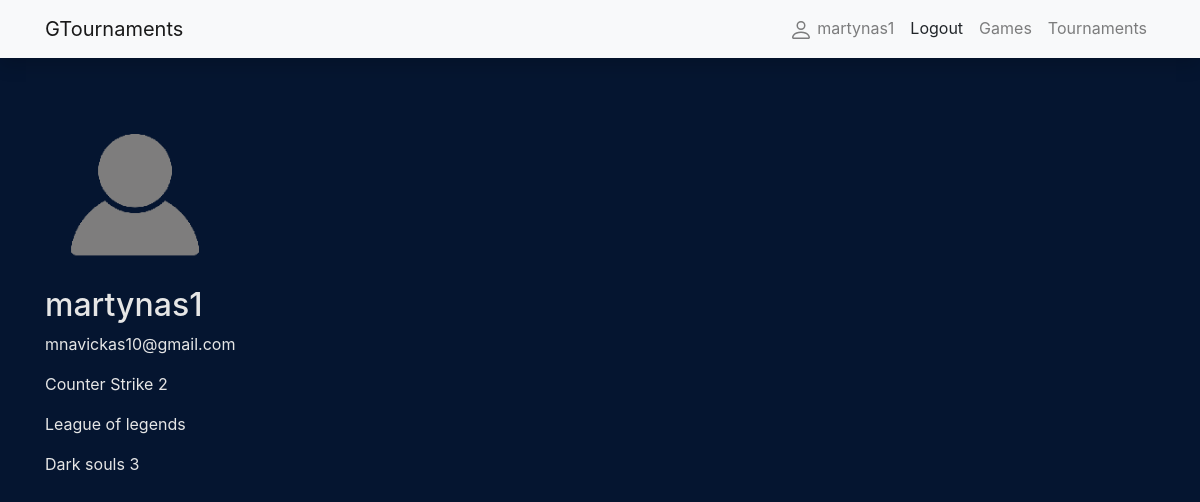
The page /tournaments/profile/ (signed in) on the database its author committed.
### tournaments/models.py (models this page shows, shortened)
class Profile(models.Model):
    profile_picture = models.ImageField(upload_to="profile_pics", default="pfp.png")
    user = models.OneToOneField(User, on_delete=models.CASCADE)
    creation_date = models.DateTimeField(auto_now_add=True, blank=True)

class FavouriteGame(models.Model):
    profile = models.ForeignKey(Profile, on_delete=models.CASCADE)
    game = models.ForeignKey(Game, on_delete=models.CASCADE)
    class Meta:
        unique_together = ('profile', 'game')

class Game(models.Model):
    game_picture = models.ImageField(upload_to="game_pics", default="game.png")
    name = models.CharField("name", max_length=100)
    description = models.TextField()
    release_date = models.DateField()
    def __str__(self):
        return self.name

### tournaments/views.py (the view, shortened to what this page needs)
# urls.py: path('profile/', views.get_user_profile, name='user-profile'),
@login_required()
@csrf_protect
def get_user_profile(request):
    profile = get_object_or_404(Profile, user=request.user)
    if request.method == "GET":
        p_form = ProfleUpdateForm(instance=request.user.profile)
        u_form = UserUpdateForm(instance=request.user)
        context = {
            "p_form": p_form,
            "u_form": u_form,
            "profile": profile,
        }
    return render(request, "profile.html", context=context)

### tournaments/templates/profile.html
{% extends 'base.html' %}
{% block content %}
{% load crispy_forms_tags %}
<div>
    <img class="rounded-circle" src="{{ user.profile.profile_picture.url }}" style="width: 180px; height: 180px; object-fit: cover; border-radius: 5px;"/>
    <h2>{{ user.username }}</h2>
    <p>{{ user.email }}</p>
</div>
{% for game in profile.favouritegame_set.all %}
<p>{{ game.game }}</p>
{% endfor %}
{% endblock %}

### tournaments/templates/base.html (shortened to what this page needs)
<!DOCTYPE html>
<html lang="en">
<head>
    <link
            rel="stylesheet"
            href="https://stackpath.bootstrapcdn.com/bootstrap/4.1.3/css/bootstrap.min.css"
    />
    <link
            rel="stylesheet"
            href="https://cdnjs.cloudflare.com/ajax/libs/font-awesome/4.7.0/css/font-awesome.min.css"
    />
    {% load static %}
    <link rel="stylesheet" href="{% static 'css/styles.css' %}"/>
</head>
<body>
<nav
        class="navbar navbar-expand-lg navbar-light bg-light static-top mb-5 shadow"
>
    <div class="container">
        <a class="navbar-brand" href="{% url 'index_nm' %}">
            GTournaments</a
        >
        <div class="collapse navbar-collapse" id="navbarResponsive">
            <ul class="navbar-nav ml-auto">
                {% if user.is_authenticated %}
                <li class="nav-item">
                    <a class="nav-link" href="{% url 'user-profile' %}">
                        {{ user.username }}</a>
                </li>
                <li class="nav-item">
                    <form action="{% url 'logout' %}" method="post" style="display:inline;">
                        <button type="submit" class="nav-link"
                                style="border: none; background: none; color: inherit; cursor: pointer;">
                            Logout
                        </button>
                    </form>
                </li>
                {% endif %}
                <li class="nav-item">
                    <a class="nav-link" href="{% url 'game-all' %}">Games</a>
                </li>
                <li class="nav-item">
                    <a class="nav-link" href="{% url 'tournament-list' %}">Tournaments</a>
                </li>
            </ul>
        </div>
    </div>
</nav>
<div class="container">{% block content %}{% endblock %}</div>
</body>
</html>

### tournaments/static/css/styles.css (style rules this page uses)
p { color: #e6e6e6; }
h2 { color: #e6e6e6; }
a { color: #faeaa5; }

### rows shown on the page
FavouriteGame: game "Counter Strike 2"
FavouriteGame: game "League of legends"
FavouriteGame: game "Dark souls 3"

### other values the page prints
{{ user.username }} "martynas1"
{{ user.email }} "mnavickas10@gmail.com"
